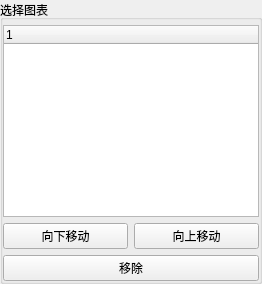
        <widget class="QGroupBox" name="groupBox">
         <property name="title">
          <string>选择图表</string>
         </property>
         <layout class="QVBoxLayout" name="verticalLayout_2">
          <property name="leftMargin">
           <number>0</number>
          </property>
          <property name="topMargin">
           <number>5</number>
          </property>
          <property name="rightMargin">
           <number>0</number>
          </property>
          <property name="bottomMargin">
           <number>0</number>
          </property>
          <item>
           <widget class="QTreeWidget" name="treeWidget_selectedPlots">
            <property name="editTriggers">
             <set>QAbstractItemView::NoEditTriggers</set>
            </property>
            <column>
             <property name="text">
              <string notr="true">1</string>
             </property>
            </column>
           </widget>
          </item>
          <item>
           <layout class="QHBoxLayout" name="horizontalLayout">
            <item>
             <widget class="QPushButton" name="pushButton_3">
              <property name="text">
               <string>向下移动</string>
              </property>
             </widget>
            </item>
            <item>
             <widget class="QPushButton" name="pushButton_2">
              <property name="text">
               <string>向上移动</string>
              </property>
             </widget>
            </item>
           </layout>
          </item>
          <item>
           <widget class="QPushButton" name="pushButton">
            <property name="text">
             <string>移除</string>
            </property>
           </widget>
          </item>
         </layout>
        </widget>
